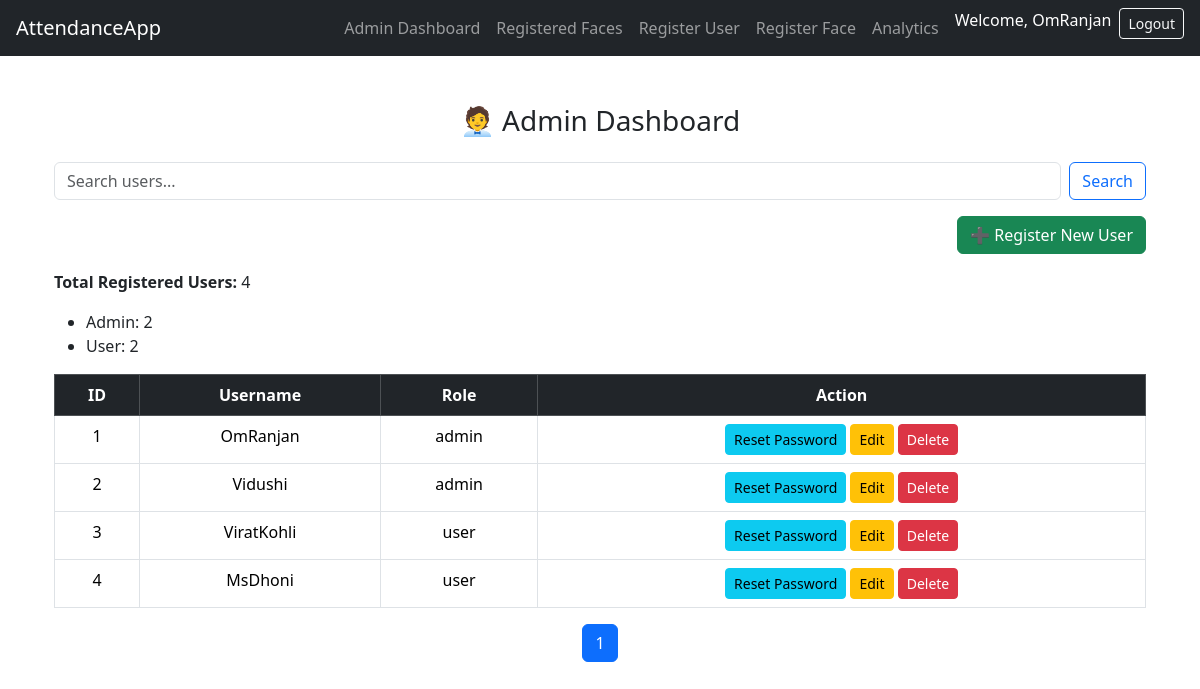
/admin-dashboard (signed in), run on the app's committed database.
### app.py (models this page shows, shortened)
class User(db.Model):
    id = db.Column(db.Integer, primary_key=True)
    username = db.Column(db.String(80), unique=True, nullable=False)
    password_hash = db.Column(db.String(128))
    role = db.Column(db.String(20), nullable=False)

### app.py (the view)
@app.route('/admin-dashboard')
def admin_dashboard():
    if 'user' not in session or session['role'] != 'admin':
        flash("Access denied", "danger")
        return redirect(url_for('login'))
    query = request.args.get('q')
    page = request.args.get('page', 1, type=int)
    per_page = 10
    if query:
        users = User.query.filter(User.username.ilike(f"%{query}%")).all()
        pagination = None
    else:
        pagination = User.query.paginate(page=page, per_page=per_page, error_out=False)
        users = pagination.items
    counts = {'admin': 0, 'user': 0}
    for u in User.query.all():
        counts[u.role] += 1
    return render_template(
        'admin_dashboard.html',
        users=users,
        total_users=User.query.count(),
        role_counts=counts,
        pagination=pagination,
        query=query
    )

### templates/admin_dashboard.html (shortened to what this page needs)
{% extends "base.html" %}
{% block content %}
<div class="container mt-4">
    <h3 class="text-center mb-4">🧑‍💼 Admin Dashboard</h3>
    <form class="d-flex mb-3" method="get">
        <input class="form-control me-2" type="search" name="q" placeholder="Search users..." value="{{ query or '' }}">
        <button class="btn btn-outline-primary" type="submit">Search</button>
    </form>
    <div class="d-flex justify-content-end mb-3">
        <a href="{{ url_for('add_user') }}" class="btn btn-success">➕ Register New User</a>
    </div>
    <p><strong>Total Registered Users:</strong> {{ total_users }}</p>
    <ul>
        {% for role, count in role_counts.items() %}
        <li>{{ role.title() }}: {{ count }}</li>
        {% endfor %}
    </ul>
    <table class="table table-bordered text-center">
        <thead class="table-dark">
            <tr>
                <th>ID</th>
                <th>Username</th>
                <th>Role</th>
                <th>Action</th>
            </tr>
        </thead>
        <tbody>
            {% for user in users %}
            <tr>
                <td>{{ user.id }}</td>
                <td>{{ user.username }}</td>
                <td>{{ user.role }}</td>
                <td>
                    <a href="{{ url_for('reset_password', user_id=user.id) }}" class="btn btn-sm btn-info">Reset Password</a>
                    <a href="{{ url_for('update_user', user_id=user.id) }}" class="btn btn-sm btn-warning">Edit</a>
                    <form action="{{ url_for('delete_user', user_id=user.id) }}" method="POST" class="d-inline"
                        onsubmit="return confirm('Are you sure?');">
                        <button class="btn btn-sm btn-danger">Delete</button>
                    </form>
                </td>
            </tr>
            {% endfor %}
        </tbody>
    </table>
    {% if pagination %}
    <nav>
        <ul class="pagination justify-content-center">
            {% for page_num in pagination.iter_pages() %}
            {% if page_num %}
            <li class="page-item {% if page_num == pagination.page %}active{% endif %}">
                <a class="page-link" href="{{ url_for('admin_dashboard', page=page_num) }}">{{ page_num }}</a>
            </li>
            {% endif %}
            {% endfor %}
        </ul>
    </nav>
    {% endif %}
</div>
{% endblock %}

### templates/base.html (shortened to what this page needs)
<!DOCTYPE html>
<html lang="en">
<head>
    <link rel="stylesheet" href="https://cdn.jsdelivr.net/npm/bootstrap@5.3.1/dist/css/bootstrap.min.css">
</head>
<body>
    <nav class="navbar navbar-expand-lg navbar-dark bg-dark px-3">
        <a class="navbar-brand" href="{{ url_for('public_home') }}">AttendanceApp</a>
        <div class="collapse navbar-collapse justify-content-end">
            <ul class="navbar-nav">
                {% if session.get('user') %}
                {% if session.get('role') == 'admin' %}
                <li class="nav-item">
                    <a class="nav-link" href="{{ url_for('admin_dashboard') }}">Admin Dashboard</a>
                </li>
                <li class="nav-item">
                    <a class="nav-link" href="{{ url_for('registered_faces') }}">Registered Faces</a>
                </li>
                <li class="nav-item">
                    <a class="nav-link" href="{{ url_for('add_user') }}">Register User</a>
                </li>
                <li class="nav-item">
                    <a class="nav-link" href="{{ url_for('register_face') }}">Register Face</a>
                </li>
                <li class="nav-item">
                    <a class="nav-link" href="{{ url_for('analytics') }}">Analytics</a>
                </li>
                {% elif session.get('role') == 'user' %}
                <li class="nav-item">
                    <a class="nav-link" href="{{ url_for('my_history') }}">My History</a>
                </li>
                {% endif %}
                <li class="nav-item">
                    <span class="navbar-text text-white mx-2">Welcome, {{ session['user'] }}</span>
                </li>
                <li class="nav-item">
                    <a class="btn btn-outline-light btn-sm" href="{{ url_for('logout') }}">Logout</a>
                </li>
                {% endif %}
            </ul>
        </div>
    </nav>
    <main class="container py-4">
        {% block content %}{% endblock %}
    </main>
</body>
</html>

### data on the page
User: user "OmRanjan", id "1", username "OmRanjan", role "admin"
User: title "Admin", id "2", username "Vidushi", role "admin"
User: id "3", username "ViratKohli", role "user"
User: id "4", username "MsDhoni", role "user"

### other printed values
{{ total_users }} "4"
{{ role.title() }} "User"
{{ count }} "2"
{{ page_num }} "1"
